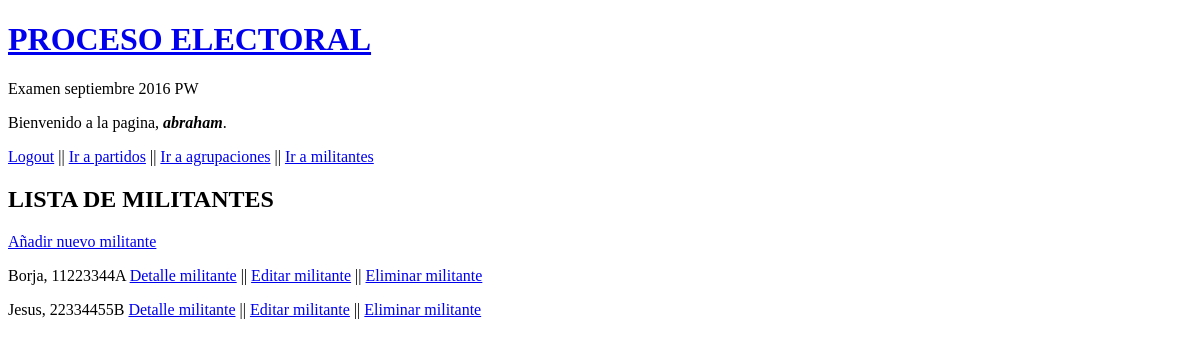
/militantes/ (signed in), run on an earlier commit of the app's database.
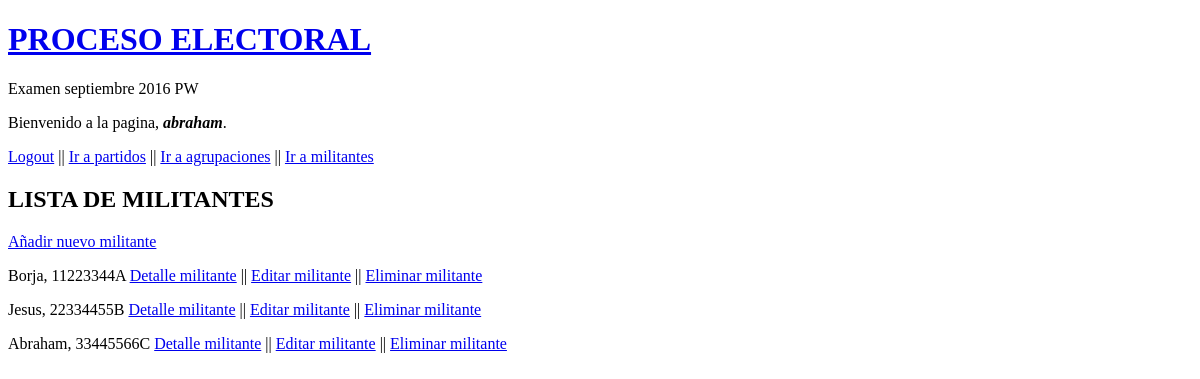
And on a later commit of the database.
### procesoElectoral/models.py (models this page shows, shortened)
class Militante(models.Model):
    nombre = models.CharField(max_length=50)
    edad = models.IntegerField(default=18)
    dni = models.CharField(max_length=20)
    agrupacion = models.ForeignKey('Agrupacion', on_delete=models.CASCADE)

### procesoElectoral/views.py (the view)
# urls.py: url(r'^militantes/$', views.listMilitantes, name='militantes'),
@login_required
def listMilitantes(request):
    militantes = Militante.objects.all()
    return render(request, 'procesoElectoral/militante.html', {'militantes':militantes})

### procesoElectoral/templates/procesoElectoral/militante.html
{% extends 'procesoElectoral/index.html' %}
{% block content %}
    <h2>LISTA DE MILITANTES</h2>
    {% if user.is_authenticated %}
        {% if user.username == "gestor" or user.username == "abraham" %}
            <p><lu><a href="/militantes/new">Añadir nuevo militante</a></ul></p>
            {% for militante in militantes %}
                <p>{{ militante.nombre }}, {{ militante.dni }}
                <lu><a href="/militantes/{{ militante.pk }}">Detalle militante</a> ||</ul>
                <lu><a href="/militantes/{{ militante.pk }}/edit">Editar militante</a> ||</ul>
                <lu><a href="/militantes/{{ militante.pk }}/delete">Eliminar militante</a></ul></p>
            {% endfor %}
        {% else %}
            {% for militante in militantes %}
                <p>{{ militante.nombre }}, {{ militante.dni }}
                <lu><a href="/militantes/{{ militante.pk }}">Detalle militante</a></ul></p>
            {% endfor %}
        {% endif %}
    {% endif %}
{% endblock %}

What changed in the data, as far as the page shows it:
added Militante: nombre "Abraham", dni "33445566C"
